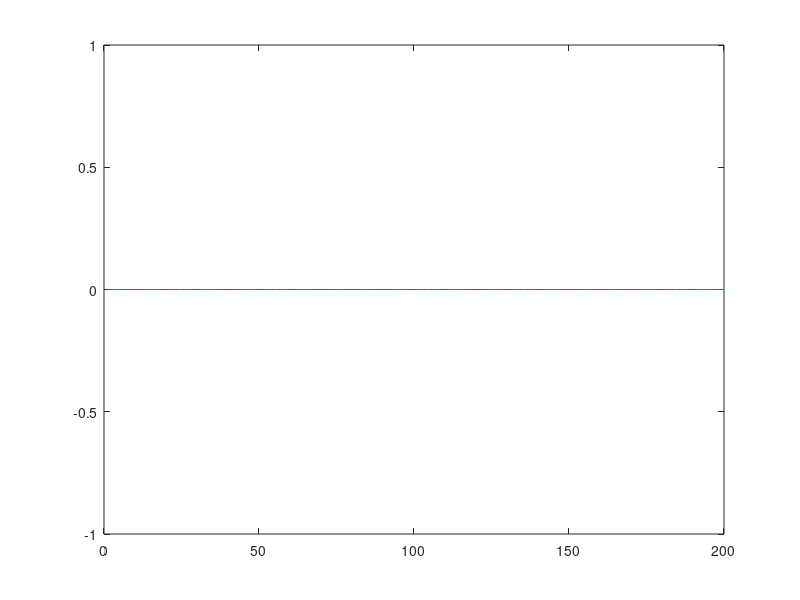
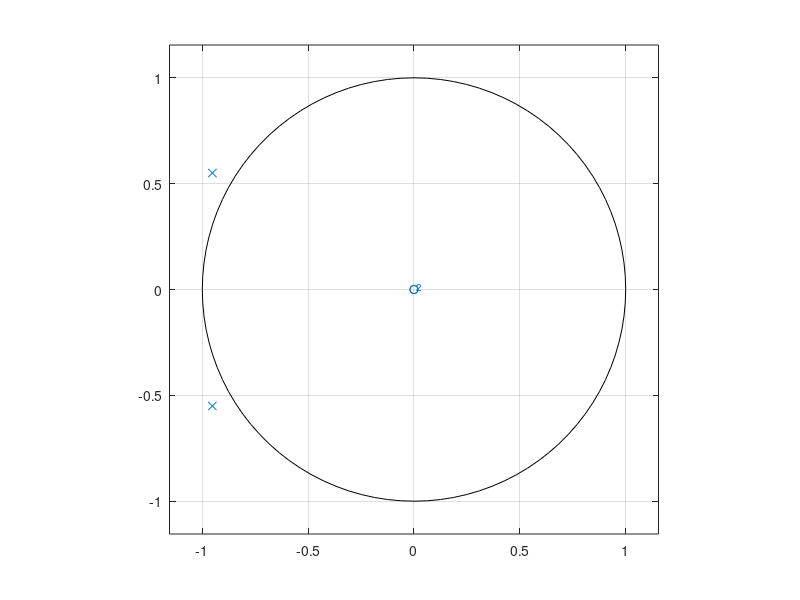
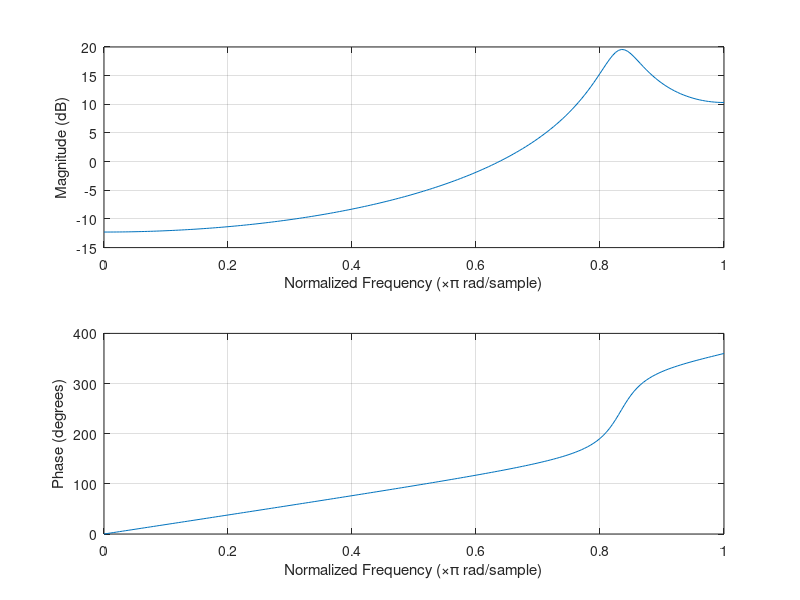

MATLAB code for these plots, in order:
clear all;
close all;

r=400;
p=4;
a1=1.905;
a2=1.21;

n=200;
Fs=r;
Ts=1/Fs;
t = (0:(n-1))*Ts;
df=(0:(n-1))*Fs/n;
ruis=rand(size(t));
%x=sin(2*pi*p*t)+ruis;
x=zeros(1,200);

y=filter([1,0,0],[1,a1,a2],x);
figure(1)
plot(y)
figure(2);
zplane([1,0,0],[1,a1,a2])
figure(3);
freqz([1,0,0],[1,a1,a2],n)
